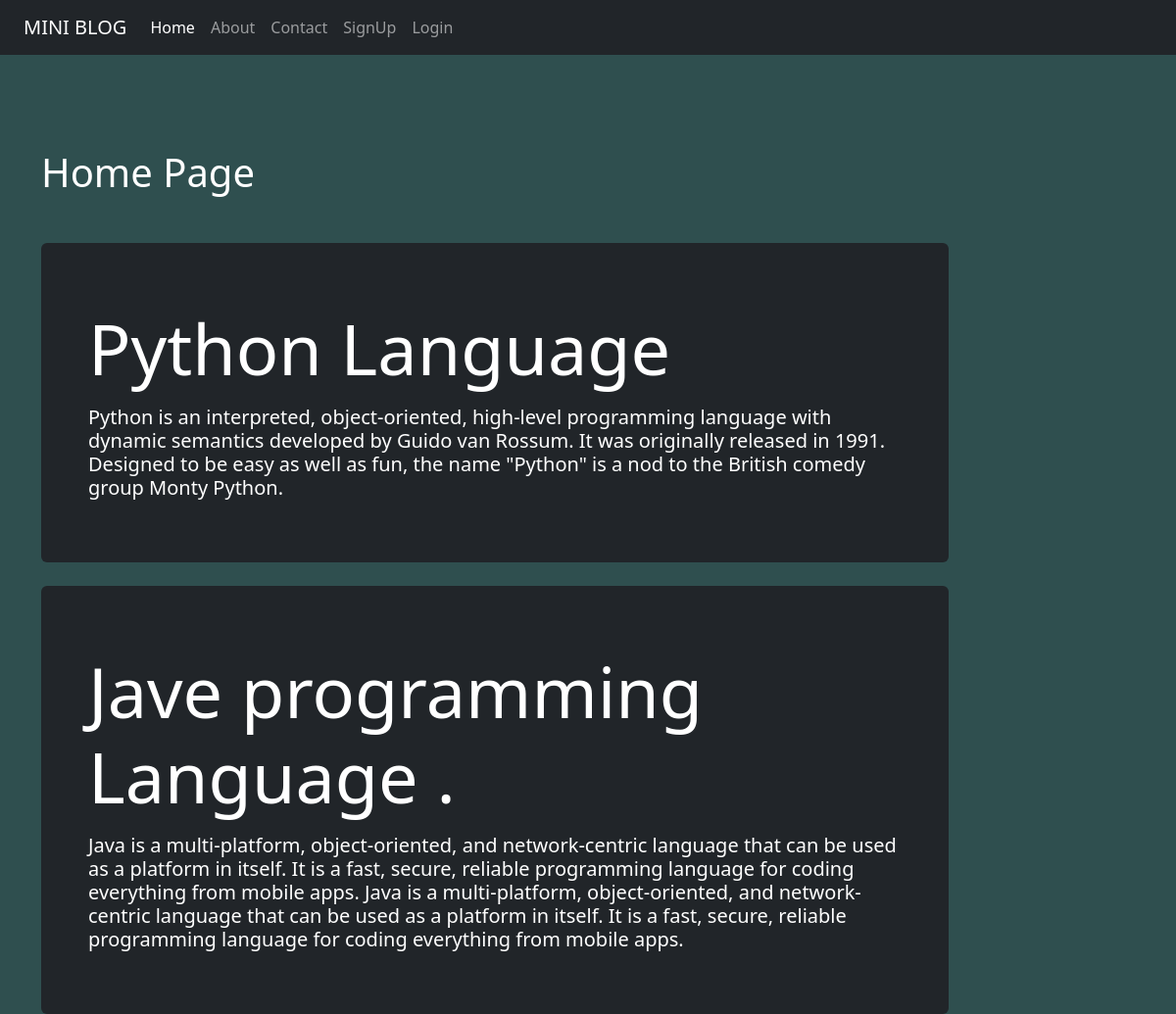
The page / on the database its author committed.
### blog/models.py (models this page shows)
class Data(models.Model):
    title = models.CharField(max_length=80)
    desc = models.TextField()

### blog/views.py (the view)
# urls.py: 2. Add a URL to urlpatterns:  path('', views.home, name='home')
def home(request):
    post = Data.objects.all()
    return render(request,'blog/home.html',{'form':post})

### blog/templates/blog/home.html
{% extends 'blog/base.html' %}
{% load static %}
{% block content %}
<div class="col-sm-10">
    <h1 class="text-white my-5">Home Page</h1>
    {% for fm in form %}
      <div class="mt-4 p-5 bg-dark text-white rounded">
        <h1 class="display-2 font-weight-bold my-3">{{fm.title}}</h1>
        <p><h5>{{fm.desc}}</h5></p>
      </div>
      {% endfor %}
</div>
{% endblock content %}

### blog/static/blog/css/style.css (style rules this page uses)
body { background-color: darkslategrey; color: antiquewhite; }

### rows shown on the page
Data: title "Python Language", desc "Python is an interpreted, object-oriented, high-level programming language with dynamic semantics developed by Guido van Rossum. It was originally released in 1991. Designed to be easy as well as fun, the name \"Python\" is a nod to the British comedy group Monty Python."
Data: title "Jave programming Language .", desc "Java is a multi-platform, object-oriented, and network-centric language that can be used as a platform in itself. It is a fast, secure, reliable programming language for coding everything from mobile apps. Java is a multi-platform, object-oriented, and network-centric language that can be used as a platform in itself. It is a fast, secure, reliable programming language for coding everything from mobile apps."
